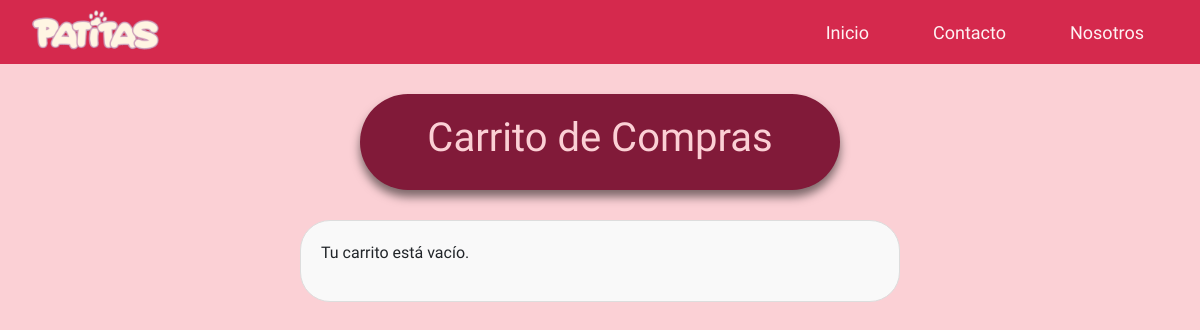
Before: /patitas/carrito/ (signed in) with the older database file.
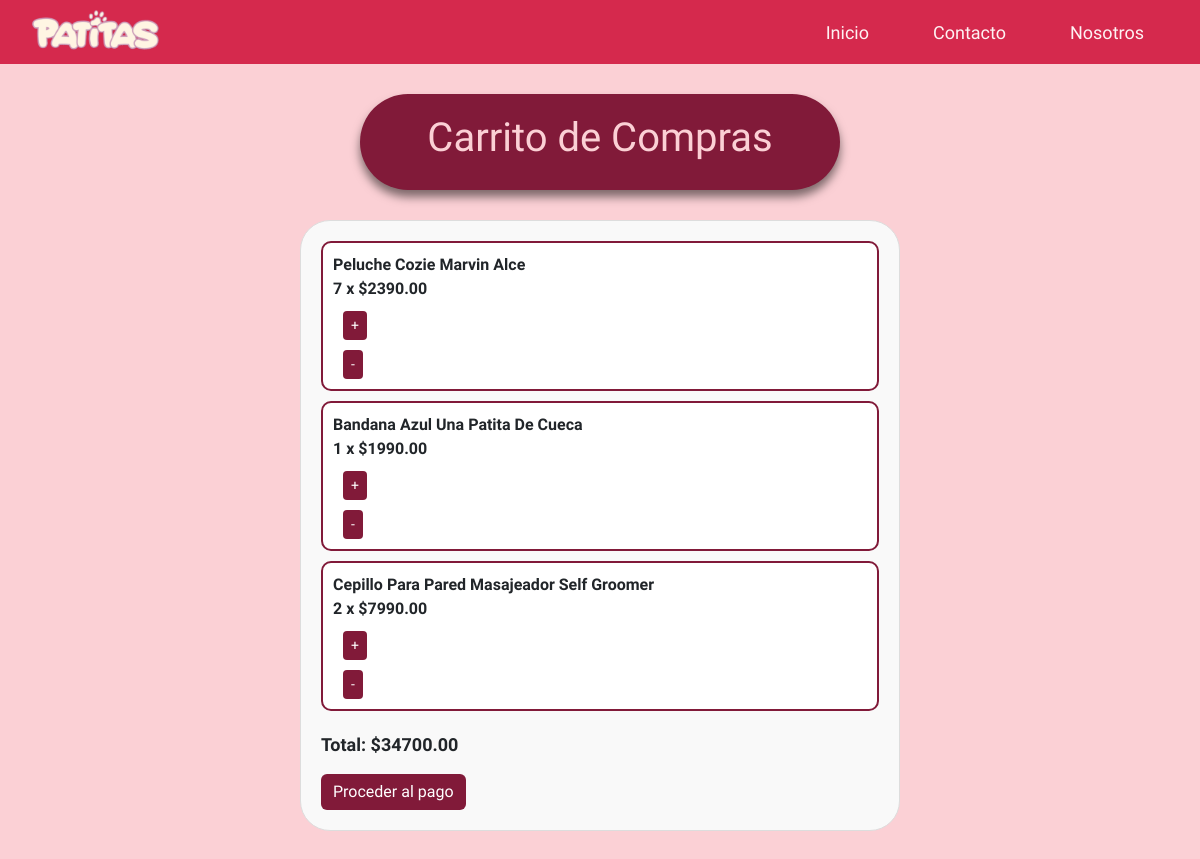
After: the same page with the newer database file.
### patitas/models.py (models this page shows, shortened)
class Carrito(models.Model):
    usuario = models.ForeignKey(User, on_delete=models.CASCADE)
    producto = models.ForeignKey(Producto, on_delete=models.CASCADE)
    cantidad = models.IntegerField(default=1)
    class Meta:
        unique_together = ('usuario', 'producto')

class Producto(models.Model):
    id = models.AutoField(primary_key=True)
    nombre_prod = models.CharField(max_length=50)
    descripcion = models.TextField(max_length=200)
    id_categoria = models.ForeignKey('Categoria',on_delete=models.CASCADE, db_column='idCategoria')
    precio = models.DecimalField(max_digits=10, decimal_places=2)
    stock = models.IntegerField()
    imagen = models.ImageField(upload_to='productos_fotos/', blank=True, null=True)

### patitas/views.py (the view)
# urls.py: path('carrito/', views.ver_carrito, name='carrito'),
def ver_carrito(request):
    if request.user.is_authenticated:
        carrito_items = Carrito.objects.filter(usuario=request.user)
        total = sum(item.producto.precio * item.cantidad for item in carrito_items)
        return render(request, 'patitas/carrito.html', {'carrito_items': carrito_items, 'total': total})
    else:
        return redirect('login')

### patitas/templates/patitas/carrito.html (shortened to what this page needs)
{% load static %}
<!DOCTYPE html>
<html lang="en">
<head>
    <link rel="stylesheet" href="https://cdnjs.cloudflare.com/ajax/libs/font-awesome/6.5.2/css/all.min.css">
    <link rel="stylesheet" href="https://cdn.jsdelivr.net/npm/bootstrap@5.3.3/dist/css/bootstrap.min.css">
    <link type='text/css' href='{% static "css/style.css"%}' rel='stylesheet'>
</head>
<body>
    <div class="cont-header">
        <header>
            <a href="index" class="logo_patitas_princ"><img src="{% static 'img/logo_patitas.png' %}" alt="patitas"></a>
            <nav class="navbar-header">
                <a href="index">Inicio</a>
                <a href="contacto">Contacto</a>
                <a href="#">Nosotros</a>
            </nav>
        </header>
    </div>
    <div class="titulos-pag">
        <h1>Carrito de Compras</h1>
    </div>
    <div class="carrito-container">
        {% if carrito_items %}
            <ul class="carrito-list">
                {% for item in carrito_items %}
                    <li class="carrito-item">
                        <span class="producto-info">
                            {{ item.producto.nombre_prod }} <br> {{ item.cantidad }} x ${{ item.producto.precio }}
                        </span>
                        <form action="{% url 'update_cart' %}" method="post">
                            <button type="submit" class="btn btn-sm btn-success">+</button>
                        </form>
                        <form action="{% url 'update_cart' %}" method="post">
                            <button type="submit" class="btn btn-sm btn-danger">-</button>
                        </form>
                    </li>
                {% endfor %}
            </ul>
            <p class="carrito-total">Total: ${{ total }}</p>
            <a href="{% url 'checkout' %}" class="btn btn-primary">Proceder al pago</a>
        {% else %}
            <p>Tu carrito está vacío.</p>
        {% endif %}
    </div>
</body>
</html>

### patitas/static/css/style.css (style rules this page uses)
* { padding: 0; margin: 0; font-family: "Poetsen One", sans-serif; text-decoration: none; }
body { background-color: #fbd0d5; margin: 0; }
header { position: flex; top: 0; left: 0; right: 0; background: #d5294d; display: flex; align-items: center; justify-content: space-between; padding: 2rem 2%; z-index: 1000; width: 100%; height: 40px; }
header .logo_patitas_princ img { align-items: left; width: 9rem; height: auto; }
header .navbar-header a { font-size: 18px; padding: 0 2rem; color: #fef2f3; text-decoration: none; }
.navbar-header { display: flex; align-items: center; }
.titulos-pag { padding: 20px; width: 40%; border-radius: 50px; background-color: #811a39; color: #fbd0d5; margin: 30px auto; text-align: center; box-shadow: 0px 7px 10px rgba(0,0,0,0.5); }
.carrito-container { max-width: 600px; margin: 0 auto; padding: 20px; background-color: #f9f9f9; border: 1px solid #ddd; border-radius: 30px; margin-bottom: 50px; }
.carrito-list { list-style-type: none; padding: 0; }
.carrito-item { margin-bottom: 10px; padding: 10px; background-color: #fff; border: 2px solid #811a39; border-radius: 10px; }
.carrito-item .producto-info { font-weight: bold; }
.carrito-item .btn { margin-left: 10px; background-color: #811a39; border: 0; margin-top: 10px; }
.carrito-total { margin-top: 20px; font-size: 18px; font-weight: bold; }
.carrito-container .btn { background-color: #811a39; border: 0; }

Changed rows visible on the page:
added Carrito: producto.nombre_prod "Peluche Cozie Marvin Alce", cantidad "7", producto.precio "2390.00"
added Carrito: producto.nombre_prod "Bandana Azul Una Patita De Cueca", cantidad "1", producto.precio "1990.00"
added Carrito: producto.nombre_prod "Cepillo Para Pared Masajeador Self Groomer", cantidad "2", producto.precio "7990.00"
Other visible differences:
{{ total }}: (not shown) → "34700.00"
text no longer shown: "Tu carrito está vacío."
text now shown: "Total: $ Proceder al pago"
